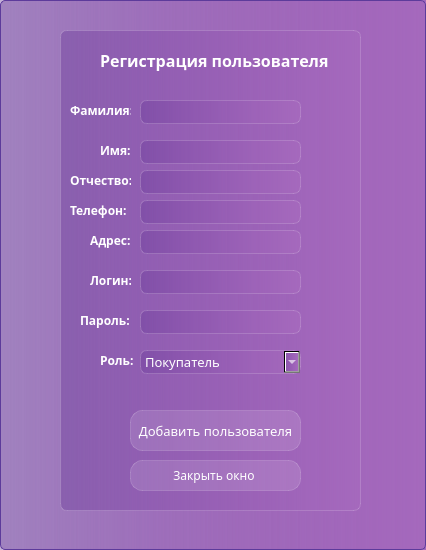
<?xml version="1.0" encoding="UTF-8"?>
<ui version="4.0">
 <class>AddPerson</class>
 <widget class="QDialog" name="AddPerson">
  <property name="geometry">
   <rect>
    <x>0</x>
    <y>0</y>
    <width>426</width>
    <height>550</height>
   </rect>
  </property>
  <property name="minimumSize">
   <size>
    <width>426</width>
    <height>550</height>
   </size>
  </property>
  <property name="maximumSize">
   <size>
    <width>426</width>
    <height>550</height>
   </size>
  </property>
  <property name="windowTitle">
   <string>Dialog</string>
  </property>
  <property name="styleSheet">
   <string notr="true">background-color:  qlineargradient( spread:pad,  x1:0, y1:0, x2:1, y2:0,  stop:0 rgba(105, 57, 153, 100),  stop:1 rgba(165, 105, 189, 255));  border: 1px solid #5D3B9B;  border-radius: 5px;
font-family: Everlasting;</string>
  </property>
  <widget class="QFrame" name="frame">
   <property name="geometry">
    <rect>
     <x>60</x>
     <y>30</y>
     <width>301</width>
     <height>481</height>
    </rect>
   </property>
   <property name="styleSheet">
    <string notr="true">backgroud-color: rgba(255, 255, 255, 30);
border: 1px solid rgba(255, 255, 255, 40);
border-radius: 7px;</string>
   </property>
   <widget class="QLineEdit" name="lineEdit_4">
    <property name="geometry">
     <rect>
      <x>80</x>
      <y>170</y>
      <width>161</width>
      <height>24</height>
     </rect>
    </property>
    <property name="styleSheet">
     <string notr="true">color:white;
padding-left: 10px;</string>
    </property>
    <property name="maxLength">
     <number>12</number>
    </property>
   </widget>
   <widget class="QPushButton" name="Close_button_Clicked">
    <property name="geometry">
     <rect>
      <x>70</x>
      <y>430</y>
      <width>171</width>
      <height>31</height>
     </rect>
    </property>
    <property name="styleSheet">
     <string notr="true">QPushButton {
color: white;
background-color: rgba(255,255,255,30);
border: 1px solid rgba(255,255,255,40);
border-radius: 12px;
} 
QPushButton:hover{
background-color: rgba(255,255,255,40);
}

QPushButton:pressed{
background-color: rgba(255,255,255,70);
}</string>
    </property>
    <property name="text">
     <string>Закрыть окно </string>
    </property>
   </widget>
   <widget class="QLineEdit" name="lineEdit_2">
    <property name="geometry">
     <rect>
      <x>80</x>
      <y>110</y>
      <width>161</width>
      <height>24</height>
     </rect>
    </property>
    <property name="styleSheet">
     <string notr="true">color:white;
padding-left: 10px;</string>
    </property>
    <property name="maxLength">
     <number>30</number>
    </property>
   </widget>
   <widget class="QPushButton" name="AddUser_button_Clicked">
    <property name="geometry">
     <rect>
      <x>70</x>
      <y>380</y>
      <width>171</width>
      <height>41</height>
     </rect>
    </property>
    <property name="styleSheet">
     <string notr="true">QPushButton {
color: white;
background-color: rgba(255,255,255,30);
border: 1px solid rgba(255,255,255,40);
border-radius: 12px;
font-size: 10pt;
} 
QPushButton:hover{
background-color: rgba(255,255,255,40);
}

QPushButton:pressed{
background-color: rgba(255,255,255,70);
}</string>
    </property>
    <property name="text">
     <string>Добавить пользователя</string>
    </property>
   </widget>
   <widget class="QLineEdit" name="lineEdit">
    <property name="geometry">
     <rect>
      <x>80</x>
      <y>70</y>
      <width>161</width>
      <height>24</height>
     </rect>
    </property>
    <property name="styleSheet">
     <string notr="true">color:white;
padding-left: 10px;</string>
    </property>
    <property name="maxLength">
     <number>30</number>
    </property>
   </widget>
   <widget class="QLineEdit" name="lineEdit_3">
    <property name="geometry">
     <rect>
      <x>80</x>
      <y>140</y>
      <width>161</width>
      <height>24</height>
     </rect>
    </property>
    <property name="styleSheet">
     <string notr="true">color:white;
padding-left: 10px;</string>
    </property>
    <property name="maxLength">
     <number>30</number>
    </property>
   </widget>
   <widget class="QLabel" name="label">
    <property name="geometry">
     <rect>
      <x>40</x>
      <y>20</y>
      <width>251</width>
      <height>21</height>
     </rect>
    </property>
    <property name="styleSheet">
     <string notr="true">color: white;
font-weight: bold;
border: none;
font-size: 12pt;
background-color: none;</string>
    </property>
    <property name="text">
     <string>Регистрация пользователя</string>
    </property>
   </widget>
   <widget class="QLineEdit" name="lineEdit_5">
    <property name="geometry">
     <rect>
      <x>80</x>
      <y>200</y>
      <width>161</width>
      <height>24</height>
     </rect>
    </property>
    <property name="styleSheet">
     <string notr="true">color:white;
padding-left: 10px;</string>
    </property>
    <property name="maxLength">
     <number>50</number>
    </property>
   </widget>
   <widget class="QLineEdit" name="lineEdit_6">
    <property name="geometry">
     <rect>
      <x>80</x>
      <y>240</y>
      <width>161</width>
      <height>24</height>
     </rect>
    </property>
    <property name="styleSheet">
     <string notr="true">color:white;
padding-left: 10px;</string>
    </property>
    <property name="maxLength">
     <number>50</number>
    </property>
   </widget>
   <widget class="QLineEdit" name="lineEdit_7">
    <property name="geometry">
     <rect>
      <x>80</x>
      <y>280</y>
      <width>161</width>
      <height>24</height>
     </rect>
    </property>
    <property name="styleSheet">
     <string notr="true">color:white;
padding-left: 10px;</string>
    </property>
    <property name="maxLength">
     <number>50</number>
    </property>
   </widget>
   <widget class="QLabel" name="label_2">
    <property name="geometry">
     <rect>
      <x>10</x>
      <y>70</y>
      <width>61</width>
      <height>21</height>
     </rect>
    </property>
    <property name="styleSheet">
     <string notr="true">color: white;
font-weight: bold;
font-size: 9pt;
border: none;
background-color: none;</string>
    </property>
    <property name="text">
     <string>Фамилия:</string>
    </property>
   </widget>
   <widget class="QLabel" name="label_3">
    <property name="geometry">
     <rect>
      <x>40</x>
      <y>110</y>
      <width>41</width>
      <height>21</height>
     </rect>
    </property>
    <property name="styleSheet">
     <string notr="true">color: white;
font-weight: bold;
font-size: 9pt;
border: none;
background-color: none;</string>
    </property>
    <property name="text">
     <string>Имя:</string>
    </property>
   </widget>
   <widget class="QLabel" name="label_4">
    <property name="geometry">
     <rect>
      <x>10</x>
      <y>140</y>
      <width>61</width>
      <height>21</height>
     </rect>
    </property>
    <property name="styleSheet">
     <string notr="true">color: white;
font-weight: bold;
font-size: 9pt;
border: none;
background-color: none;</string>
    </property>
    <property name="text">
     <string>Отчество: </string>
    </property>
   </widget>
   <widget class="QLabel" name="label_6">
    <property name="geometry">
     <rect>
      <x>10</x>
      <y>170</y>
      <width>61</width>
      <height>21</height>
     </rect>
    </property>
    <property name="styleSheet">
     <string notr="true">color: white;
font-weight: bold;
font-size: 9pt;
border: none;
background-color: none;</string>
    </property>
    <property name="text">
     <string>Телефон:</string>
    </property>
   </widget>
   <widget class="QLabel" name="label_7">
    <property name="geometry">
     <rect>
      <x>30</x>
      <y>200</y>
      <width>41</width>
      <height>21</height>
     </rect>
    </property>
    <property name="styleSheet">
     <string notr="true">color: white;
font-weight: bold;
font-size: 9pt;
border: none;
background-color: none;</string>
    </property>
    <property name="text">
     <string>Адрес:</string>
    </property>
   </widget>
   <widget class="QLabel" name="label_8">
    <property name="geometry">
     <rect>
      <x>30</x>
      <y>240</y>
      <width>41</width>
      <height>21</height>
     </rect>
    </property>
    <property name="styleSheet">
     <string notr="true">color: white;
font-weight: bold;
font-size: 9pt;
border: none;
background-color: none;</string>
    </property>
    <property name="text">
     <string>Логин:</string>
    </property>
   </widget>
   <widget class="QLabel" name="label_9">
    <property name="geometry">
     <rect>
      <x>20</x>
      <y>280</y>
      <width>61</width>
      <height>21</height>
     </rect>
    </property>
    <property name="styleSheet">
     <string notr="true">color: white;
font-weight: bold;
font-size: 9pt;
border: none;
background-color: none;</string>
    </property>
    <property name="text">
     <string>Пароль:</string>
    </property>
   </widget>
   <widget class="QComboBox" name="comboBox">
    <property name="geometry">
     <rect>
      <x>80</x>
      <y>320</y>
      <width>161</width>
      <height>24</height>
     </rect>
    </property>
    <property name="styleSheet">
     <string notr="true">QComboBox{
font-size: 10pt;
color: white;
}
QComboBox::Item {
background-color: rgba(255,255,255,40);
color:white;
}</string>
    </property>
    <item>
     <property name="text">
      <string>Покупатель</string>
     </property>
    </item>
    <item>
     <property name="text">
      <string>Менеджер</string>
     </property>
    </item>
    <item>
     <property name="text">
      <string>Администратор</string>
     </property>
    </item>
   </widget>
   <widget class="QLabel" name="label_10">
    <property name="geometry">
     <rect>
      <x>40</x>
      <y>320</y>
      <width>51</width>
      <height>21</height>
     </rect>
    </property>
    <property name="styleSheet">
     <string notr="true">color: white;
font-weight: bold;
font-size: 9pt;
border: none;
background-color: none;</string>
    </property>
    <property name="text">
     <string>Роль:</string>
    </property>
   </widget>
   <widget class="QLabel" name="label_5">
    <property name="geometry">
     <rect>
      <x>10</x>
      <y>360</y>
      <width>221</width>
      <height>16</height>
     </rect>
    </property>
    <property name="styleSheet">
     <string notr="true">color: navy;
text-shadow: 1px 1px 2px black;
font-weight: bold;
font-size: 9pt;
border: none;
background-color: none;</string>
    </property>
    <property name="text">
     <string/>
    </property>
   </widget>
  </widget>
 </widget>
 <resources/>
 <connections/>
</ui>
